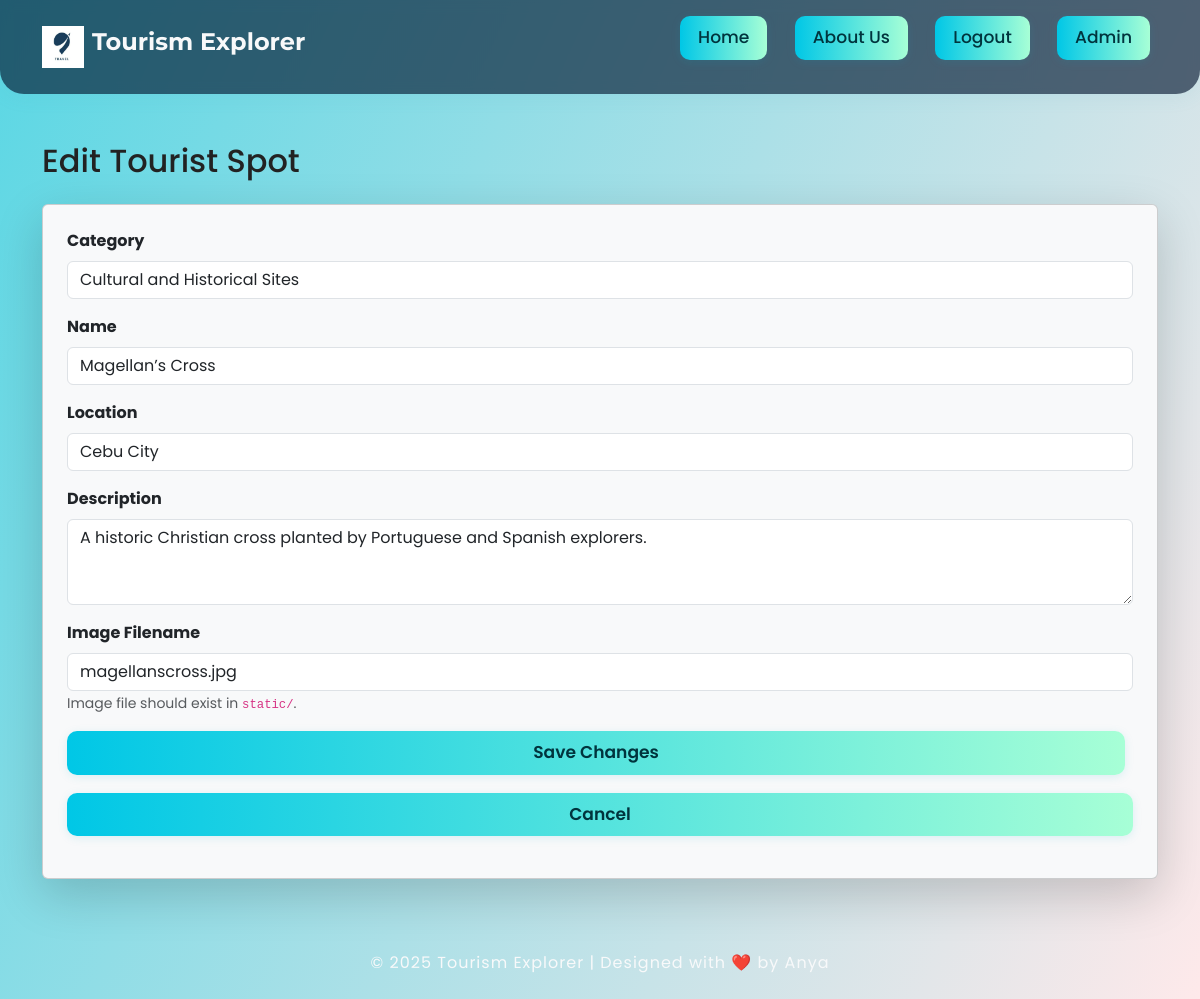
The page /edit_spot/1 (signed in) on the database its author committed.
### tables this page shows
CREATE TABLE spots (
            id INTEGER PRIMARY KEY AUTOINCREMENT,
            category TEXT,
            name TEXT,
            location TEXT,
            description TEXT,
            image TEXT
        );

### app.py (the view, shortened to what this page needs)
@app.route('/edit_spot/<int:id>', methods=['GET', 'POST'])
def edit_spot(id):
    if 'user' not in session or session['user'] != 'admin':
        flash("Access denied.", "danger")
        return redirect(url_for('login'))
    conn = get_db_connection()
    spot = conn.execute('SELECT * FROM spots WHERE id = ?', (id,)).fetchone()
    conn.close()
    return render_template('edit_spot.html', spot=spot)

### app.py (called while the page is built)
def get_db_connection():
    conn = sqlite3.connect(DB_NAME)
    conn.row_factory = sqlite3.Row
    return conn

### templates/edit_spot.html (shortened to what this page needs)
{% extends "base.html" %}
{% block content %}
<div class="container">
    <h2 class="mb-4">Edit Tourist Spot</h2>
    <form method="POST" class="card p-4 shadow-lg mt-4 bg-light rounded">
        <div class="mb-3">
            <label class="form-label"><strong>Category</strong></label>
            <input type="text" name="category" class="form-control" value="{{ spot.category }}" required>
        </div>
        <div class="mb-3">
            <label class="form-label"><strong>Name</strong></label>
            <input type="text" name="name" class="form-control" value="{{ spot.name }}" required>
        </div>
        <div class="mb-3">
            <label class="form-label"><strong>Location</strong></label>
            <input type="text" name="location" class="form-control" value="{{ spot.location }}" required>
        </div>
        <div class="mb-3">
            <label class="form-label"><strong>Description</strong></label>
            <textarea name="description" class="form-control" rows="3" required>{{ spot.description }}</textarea>
        </div>
        <div class="mb-3">
            <label class="form-label"><strong>Image Filename</strong></label>
            <input type="text" name="image" class="form-control" value="{{ spot.image }}" required>
            <span class="form-text text-muted">Image file should exist in <code>static/</code>.</span>
        </div>
        <button type="submit" class="btn btn-primary me-2">Save Changes</button>
        <a href="{{ url_for('admin_dashboard') }}" class="btn btn-outline-secondary">Cancel</a>
    </form>
</div>
{% endblock %}

### static/style.css (style rules this page uses)
body, body.gradient-bg { min-height: 100vh; margin: 0; background: linear-gradient(115deg, #5ad7e4 0%, #fee9ea 100%); font-family: 'Poppins', 'Montserrat', 'Segoe UI', sans-serif; transition: background 0.9s cubic-bezier(.6,.5,.6,1); color: #222; background-attachment: fixed; }
.btn, .category-card .btn, .btn-outline-primary, .btn-secondary { display: inline-block; font-size: 1.07em; padding: 9px 18px; border-radius: 10px; font-weight: 600; background: linear-gradient(90deg,#00c7e6 0%,#a7ffd6 100%); color: #00343d !important; box-shadow: 0 2px 10px #00a9c320; text-decoration: none; margin-bottom:18px; border: none; transition: background .22s, color .15s, transform .18s; }

### rows shown on the page
spots: category "Cultural and Historical Sites", name "Magellan’s Cross", location "Cebu City", description "A historic Christian cross planted by Portuguese and Spanish explorers.", image "magellanscross.jpg"
